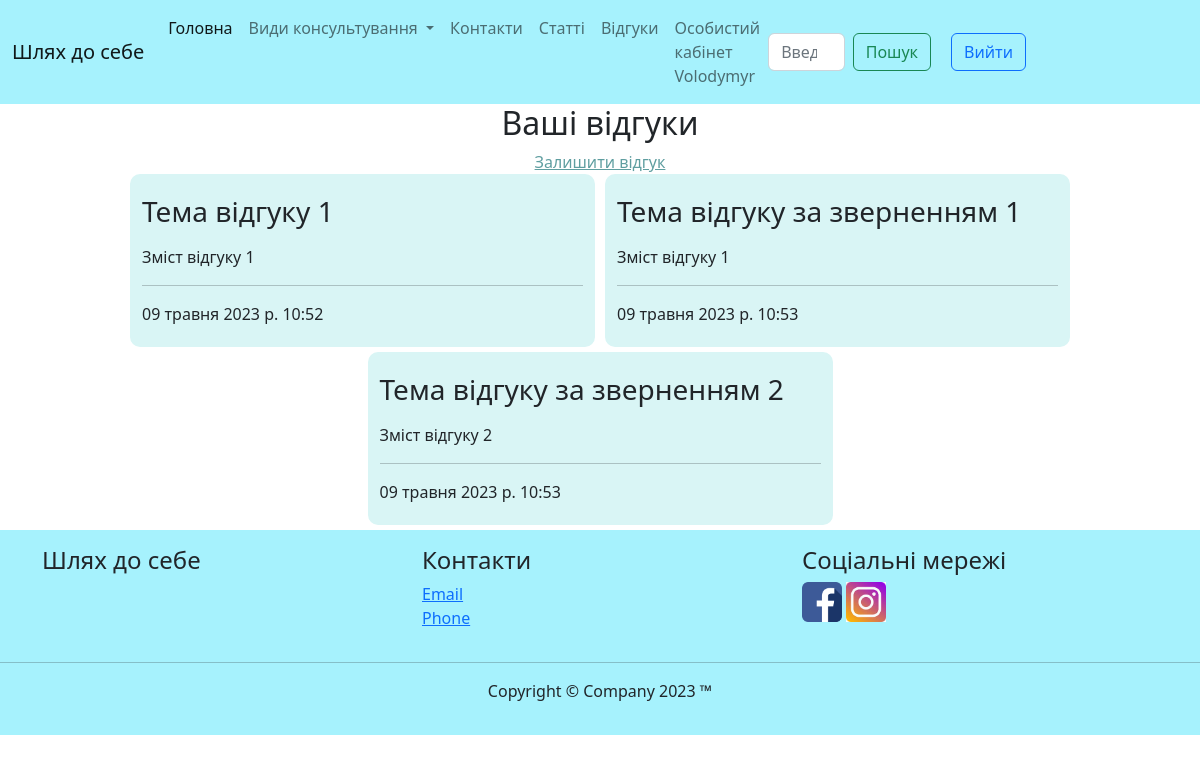
The page /feedback/view_my/ (signed in) on the database its author committed.
### selfdiscovery/models.py (models this page shows, shortened)
class Feedback(models.Model):
    user = models.ForeignKey(User, on_delete=models.CASCADE)
    subject = models.CharField(max_length=200)
    message = models.TextField()
    created_at = models.DateTimeField(default=timezone.now)

### selfdiscovery/views.py (the view)
# urls.py: path('feedback/view_my/', views.view_feedback_my, name='view_feedback_my'),
@login_required
def view_feedback_my(request):
    feedbacks = Feedback.objects.filter(user=request.user)
    return render(request, 'selfdiscovery/view_feedback_my.html', {'feedbacks': feedbacks})

### templates/selfdiscovery/view_feedback_my.html
{% extends 'selfdiscovery/base.html' %}
{% load static %}
{% block content %}
<div class="container">
  <div class="row" style="content-align: center">
    <h2 style="text-align:center">Ваші відгуки</h2>
    <a style="text-align:center; color: cadetblue" href="{%url 'contacts'%}">Залишити відгук</a>
  </div>
  {% if feedbacks %}
    <div class="container">
      <div class="row" style="justify-content: center">
      {% for feedback in feedbacks %}
         <div class="col-xl-5 col-md-6 col-sm-12 my_f" style="content-align: center" >
          <p><h3>{{ feedback.subject }}</h3> </p>
          <p >  {{ feedback.message }}
           <hr> {{ feedback.created_at }}
          </p>
        </div>
      {% endfor %}
    </div>
  {% else %}
    <div class="container">
    <p><h1>Ви ще не залишили жодного відгуку. Нам цікава Ваша думка!</h1></p>
    </div>
    </div>
  {% endif %}
</div>
</div>
{% endblock %}

### templates/selfdiscovery/base.html (shortened to what this page needs)
<!doctype html>
<html lang="en">
  <head>
    {% load static %}
    <link href="{% static 'selfdiscovery/css/style2.css' %}" rel="stylesheet">
    <link href="{% static 'selfdiscovery/css/bootstrap.min.css' %}" rel="stylesheet">
    <link href="https://cdn.jsdelivr.net/npm/bootstrap@5.2.3/dist/css/bootstrap.min.css" rel="stylesheet">
  </head>
  <body>
    <main>
        <nav class="navbar navbar-expand-lg" style="background-color: #a6f2fd">
        <div class="container-fluid">
          <a class="navbar-brand" href="{% url 'main'%}">Шлях до себе</a>
          <div class="collapse navbar-collapse" id="navbarSupportedContent">
            <ul class="navbar-nav me-auto mb-2 mb-lg-0">
              <li class="nav-item">
                <a class="nav-link active" aria-current="page" href="{% url 'main'%}">Головна</a>
              </li>
              <li class="nav-item dropdown">
                <a class="nav-link dropdown-toggle" href="#" role="button" data-bs-toggle="dropdown" aria-expanded="false">
                  Види консультування
                </a>
              </li>
              <li class="nav-item">
                <a class="nav-link" href="{%url 'contacts'%}">Контакти </a>
              </li>
              <li class="nav-item">
                <a class="nav-link" href="{%url 'posts'%}">Статті</a>
              </li>
              <li class="nav-item">
                <a class="nav-link" href="{%url 'view_feedback'%}">Відгуки</a>
              </li>
              {% if user.is_authenticated %}
              <li class="nav-item" >
                <a class="nav-link" href="{% url 'cabinet' %}" >Особистий кабінет {{user}} </a>
              </li>
              {% endif %}
            </ul>
            <div>
              <form class="d-flex" role="search" method = "post", action="{% url 'search' %}", class="input-group" ,>
                <input class="form-control me-2" type="search" placeholder="Введіть текст" aria-label="Search" name="query">
                <span class="input-group-btn">
                <button class="btn btn-outline-success" type="submit">Пошук
                    </button>
                      </span>
              </form>
            </div>
            <div class="col-md-3">
              {% if user.is_authenticated %}
                <form class=" nav navbar-form navbar-right" action="{% url 'logout' %}" method="post">
                  <button type="submit" class="btn btn-outline-primary me-2" style="margin-left: 20px">Вийти</button>
                </form>
              {% else %}
              <a href="{% url 'login' %}" class="btn btn-outline-primary me-2 btn bt">Увійти</a>
              <a href="{% url 'register' %}" class="btn btn-primary bt">Зареєструватися</a>
              {% endif %}
            </div>
          </div>
        </div>
      </nav>
        {% block content %}
        {% endblock %}
    </main>
    <footer class=" footer mt-auto py-3 " style="background-color: #a6f2fd">
        <div class="container">
          <div class="row">
            <div class="col-md-4 ">
              <h4>Шлях до себе</h4>
            </div>
            <div class="col-md-4">
              <h4>Контакти</h4>
              <ul class="list-unstyled">
                <li><a href="#">Email</a></li>
                <li><a href="#">Phone</a></li>
              </ul>
            </div>
            <div class="col-md-4">
              <h4>Соціальні мережі</h4>
                <a href="https://www.facebook.com"><img src="{% static 'selfdiscovery/pictures/fb.png'%} " alt="Facebook"  width="40" height="40"></a>
                <a href="https://www.instagram.com"><img src="{% static 'selfdiscovery/pictures/insta.jpg'%}" alt="Instagram" width="40" height="40"></a>
            </div>
          </div>
        </div>
         <div class="copyrights">
              <hr>
              <p align="center">Copyright © Company 2023 ™</p>
         </div>
      </footer>
  </body>
</html>

### static/selfdiscovery/css/style2.css (style rules this page uses)
html, body { height: 100%; margin: 0; }
footer { position: relative; bottom: 0; width: 100%; }
li { list-style-type: none; }
:root { --color1: #05b1b1; --color2: #52339a; }
.my_f { border-radius: 10px; background-color: #d9f5f5; padding: 5px; margin: 5px; }

### rows shown on the page
Feedback: subject "Тема відгуку 1", message "Зміст відгуку 1", created_at "09 травня 2023 р. 10:52"
Feedback: subject "Тема відгуку за зверненням 1", message "Зміст відгуку 1", created_at "09 травня 2023 р. 10:53"
Feedback: subject "Тема відгуку за зверненням 2", message "Зміст відгуку 2", created_at "09 травня 2023 р. 10:53"

### other values the page prints
{{ user }} "Volodymyr"
